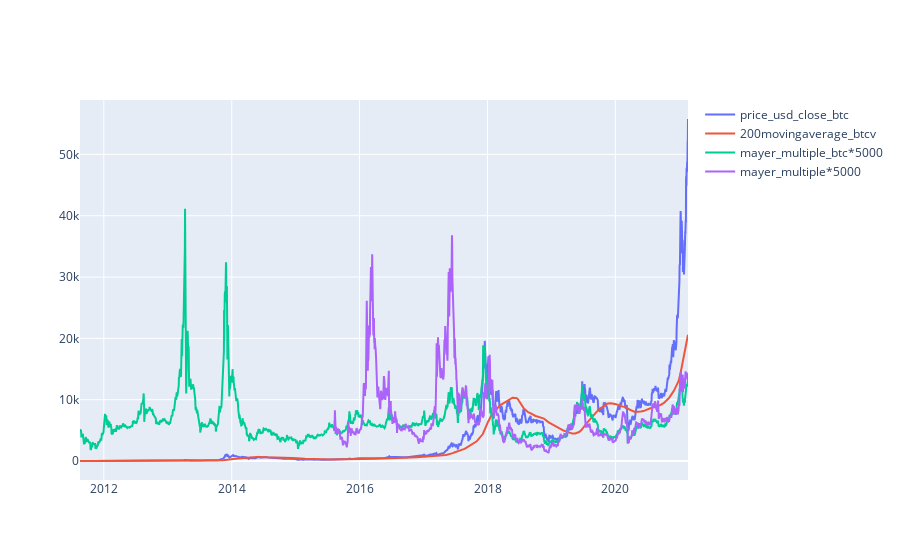

The cell this chart's notebook holds for it:
### Code cell
import plotly.graph_objects as go

# Create traces
fig = go.Figure()
fig.add_trace(go.Scatter(x=df_dataset_btc.index, 
                         y=df_dataset_btc["Closed Price USD_btc"],
                    mode='lines',
                    name='price_usd_close_btc'))
fig.add_trace(go.Scatter(x=df_dataset_btc.index, 
                         y=df_dataset_btc["200movingaverage_btc"],
                    mode='lines',
                    name='200movingaverage_btcv'))
fig.add_trace(go.Scatter(x=df_dataset_btc.index, 
                         y=df_dataset_btc["mayer_multiple_btc"]*5000,   
                    mode='lines',
                    name='mayer_multiple_btc*5000'))
fig.add_trace(go.Scatter(x=df_dataset1.index, 
                         y=df_dataset1["mayer_multiple"]*5000,   
                    mode='lines',
                    name='mayer_multiple*5000'))

fig.show()

### Figure 1 — Plotly figure (JSON) as saved in the notebook; plotly's stock layout.template omitted (floating-point values rounded to 4 significant figures; data arrays with more than 128 entries replaced by an {"elided": "..."} marker saying what was removed)
{"data": [{"mode": "lines", "name": "price_usd_close_btc", "type": "scatter", "x": {"elided": "3474 str values"}, "y": {"elided": "3474 float values"}}, {"mode": "lines", "name": "200movingaverage_btcv", "type": "scatter", "x": {"elided": "3474 str values"}, "y": {"elided": "3474 float values"}}, {"mode": "lines", "name": "mayer_multiple_btc*5000", "type": "scatter", "x": {"elided": "3474 str values"}, "y": {"elided": "3474 float values"}}, {"mode": "lines", "name": "mayer_multiple*5000", "type": "scatter", "x": {"elided": "2018 str values"}, "y": {"elided": "2018 float values"}}], "layout": {}}
